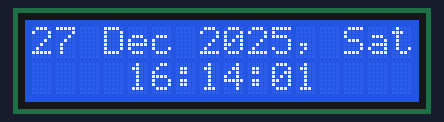
Recording of a sketch running on a simulated Arduino Uno, built for the host (arithmetic inside an expression is 32-bit, double 64-bit). Shown: 16×2 character LCD. The local clock reads 2024-03-15 10:24:30 at power-on unless the sketch sets it.

Above: at 1.1 s.
At 5.1 s:
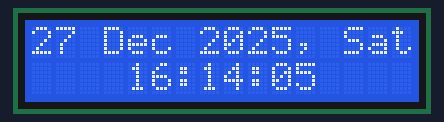
At 10.1 s:
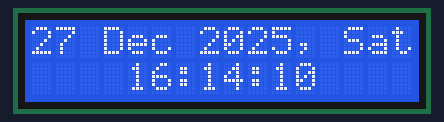
At 19.1 s:
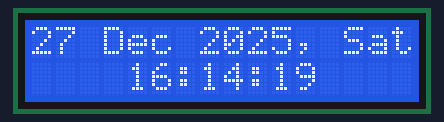
At 28.1 s:
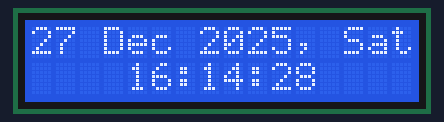
At 38.1 s:
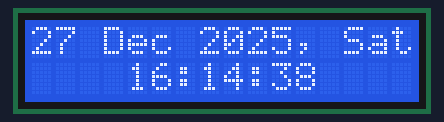

The sketch:

a_watch_with_a_displey.ino
```cpp
#include <Wire.h>                   // Для I2C
#include <LiquidCrystal_I2C.h>      // Для дисплея
#include <iarduino_RTC.h>           // Для RTC

// Создаём объект для DS1302 (пины: RST=6, CLK=8, DAT=7)
iarduino_RTC time(RTC_DS1302, 6, 8, 7);

// Создаём объект для LCD 1602 по I2C (адрес 0x27, 16 столбцов, 2 строки)
LiquidCrystal_I2C LCD(0x27, 16, 2);

void setup() {
  delay(300);
  LCD.init();                      // Инициализация дисплея
  LCD.backlight();                 // Включение подсветки
  time.begin();                    // Инициализация часов
  // Установка времени: секунды, минуты, часы, день, месяц, год, день недели
  time.settime(0, 14, 16, 27, 12, 25, 6); // 0сек, 14мин, 16ч, 27.12.2025, четверг
}

void loop() {
  // Более надежный способ обновления каждую секунду
  static unsigned long lastMillis = 0;
  if (millis() - lastMillis >= 1000) {
    lastMillis = millis();

    LCD.setCursor(0, 0);
    LCD.print(time.gettime("d M Y, D")); // Дата: "12 Jun 2020, Thu"
    LCD.setCursor(4, 1);
    LCD.print(time.gettime("H:i:s"));    // Время: "18:30:00"
  }
}
```

Measured:
- what the display in image 0 shows lasts 1.0 s, from 1.0 s to 2.0 s
